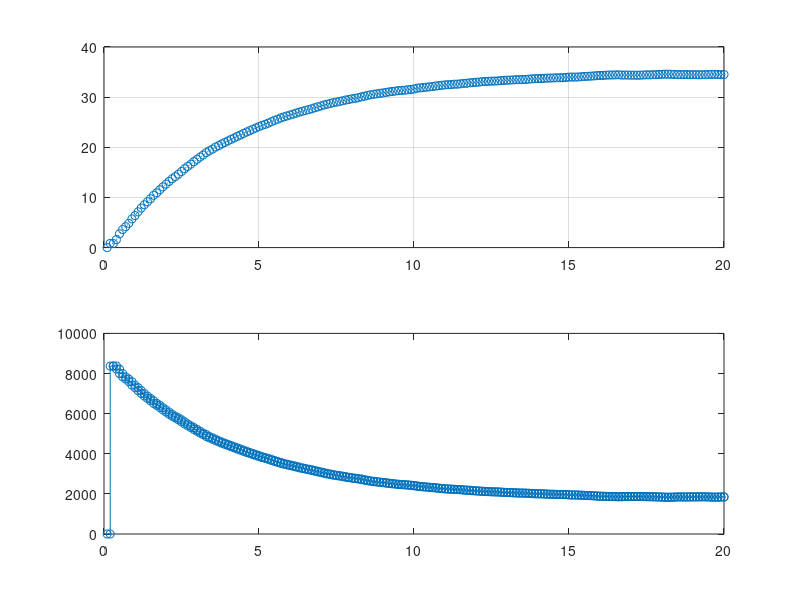

The MATLAB source for this figure:
clear all;
clc;

%% System modeling
dt = 0.1;
T  = 200;

d = 50;
m = 1000;

a = 1-d/m*dt;
b = dt/m;

%% Initialization
x0     = 0;
xArray = [];
x      = [x0 0 0 0 0 0 0 0]'; 
y      = 0;
yArray = [];

%% Kalman
P = 100;
C = 1;
Q = 0.001;
R = 1;

%% Constraint
xlow  = -10;
ulow  = 0;
xhigh = 100;
uhigh = 10000;

lb = [xlow*ones(4,1); ulow*ones(4,1)];
ub = [xhigh*ones(4,1); uhigh*ones(4,1)];

%% Weights
q = 500000;
r = 1;

%% Input reference
xref = 35;
uref = d*xref;

%% Simulation

G = [q 0 0 0 0 0 0 0;
     0 q 0 0 0 0 0 0;
     0 0 q 0 0 0 0 0;
     0 0 0 q 0 0 0 0;
     0 0 0 0 r 0 0 0;
     0 0 0 0 0 r 0 0;
     0 0 0 0 0 0 r 0;
     0 0 0 0 0 0 0 r];
Aeq = [1 0 0 0 -b 0 0 0;
       -a 1 0 0 0 -b 0 0;
       0 -a 1 0 0 0 -b 0;
       0 0 -a 1 0 0 0 -b];

%f   = [-q*xref*ones(4,1);zeros(4,1)];
f   = [-q*xref*ones(4,1);-r*uref*ones(4,1)];

%%
for i = 1:T
    xArray = [xArray x];
    yArray = [yArray y];
    
    beq = [a*x0 0 0 0]';
    x   = quadprog(G,f,[],[],Aeq,beq,lb,ub);
    
    y = a*x0+b*x(5)+ sqrt(R)*randn; % output
    
    % predict
    x0  = a*x0+b*x(5);
    P   = a*P*a' + Q;
    % update
    K   = P*C'*inv(C*P*C'+R);
    x0  = x0 + K*(y-C*x0);
    P   = (eye(1)-K*C)*P;
end

%% Plotting
figure(1)
subplot(2,1,1)
plot(dt:dt:T*dt,xArray(1,:),'o:')
ylim([0 40])
grid on;
subplot(2,1,2)
stairs(dt:dt:T*dt,xArray(5,:), 'o-')
% grid on;
% figure(2)
% subplot(2,1,1)
% plot(dt:dt:T*dt,xArray(1,:),'o:')
% ylim([0 25])
% grid on;
% subplot(2,1,2)
% stairs(dt:dt:T*dt,yArray, 'o-')
% grid on;